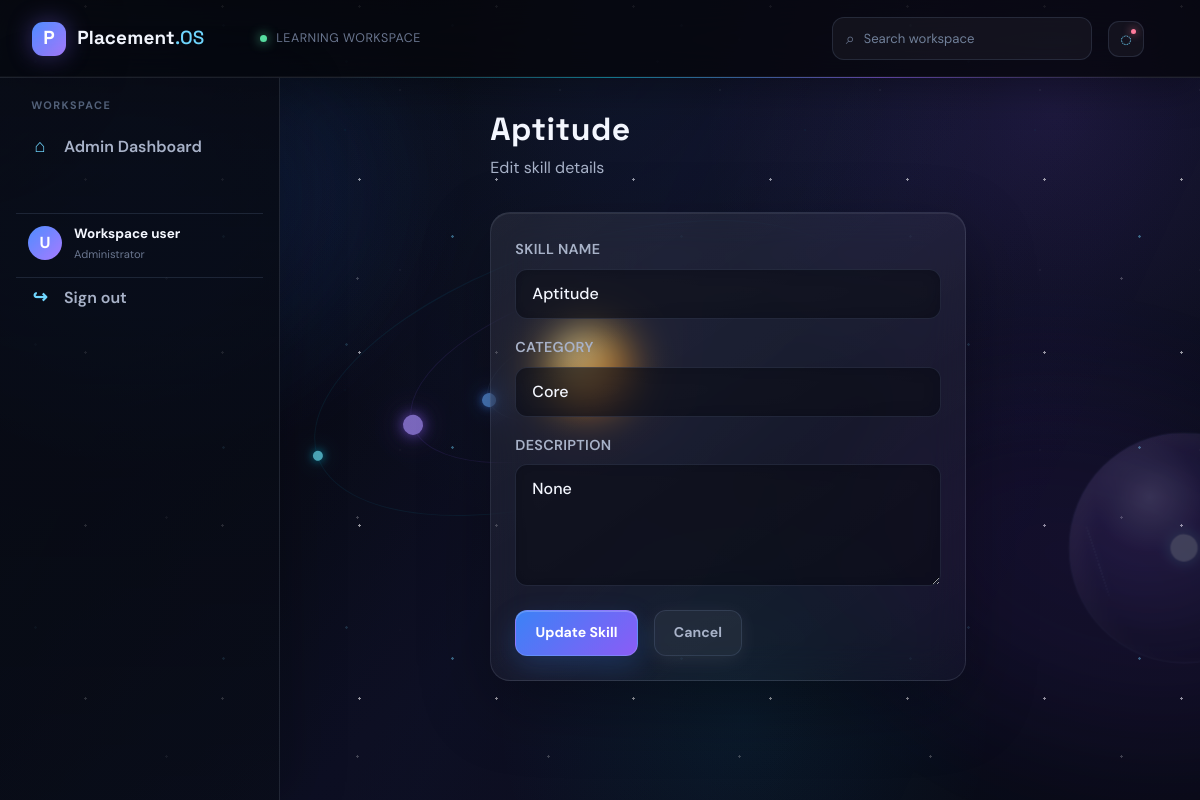
/admin/skill/edit/1 (signed in), run on the app's committed database.
### placement_training/models.py (models this page shows)
class Skill(db.Model):
    __tablename__ = 'skills'
    id = db.Column(db.Integer, primary_key=True)
    name = db.Column(db.String(120), unique=True, nullable=False)
    category = db.Column(db.String(80), default='Core')
    description = db.Column(db.Text)
    created_at = db.Column(db.DateTime, default=datetime.utcnow)
    company_skills = db.relationship('CompanySkill', back_populates='skill', cascade='all, delete-orphan')
    learning_plans = db.relationship('LearningPlan', back_populates='skill', cascade='all, delete-orphan')
    tasks = db.relationship('Task', back_populates='skill', cascade='all, delete-orphan')
    student_skills = db.relationship('StudentSkill', back_populates='skill', cascade='all, delete-orphan')

### placement_training/routes/admin_routes.py (the view, shortened to what this page needs)
@admin_bp.route('/admin/skill/edit/<int:skill_id>', methods=['GET', 'POST'])
@admin_required
def edit_skill(skill_id):
    skill = Skill.query.get_or_404(skill_id)
    return render_template('admin_skill_form.html', skill=skill)

### placement_training/routes/admin_routes.py (called while the page is built)
def admin_required(func):
    from functools import wraps
    from flask_login import current_user
    @wraps(func)
    @login_required
    def decorated(*args, **kwargs):
        if not hasattr(current_user, 'username'):
            flash('Admin access required.', 'danger')
            return redirect(url_for('auth.admin_login'))
        return func(*args, **kwargs)
    return decorated

### placement_training/routes/auth_routes.py (called while the page is built)
@login_manager.user_loader
def load_user(user_id):
    if user_id is None:
        return None
    if str(user_id).startswith('admin:'):
        return Admin.query.filter_by(id=str(user_id).split(':', 1)[1]).first()
    user = Student.query.filter_by(id=user_id).first()
    if user:
        return user
    return Admin.query.filter_by(id=user_id).first()

### placement_training/templates/admin_skill_form.html (shortened to what this page needs)
{% extends 'base.html' %}
{% block content %}
<div class="row justify-content-center">
    <div class="col-lg-7">
        <h2 style="font-weight: 800; letter-spacing: 0.5px; color: var(--text-primary); margin-bottom: 0.5rem;">{{ skill.name if skill else 'Create New Skill' }}</h2>
        <p style="color: var(--text-secondary); margin-bottom: 2rem;">{{ 'Edit skill details' if skill else 'Add a new technical skill' }}</p>
        <div class="card border-0 p-4">
            <form method="post">
                <div class="mb-3">
                    <label class="form-label">Skill Name</label>
                    <input name="name" class="form-control" placeholder="e.g., Python, JavaScript, React" value="{{ skill.name if skill else '' }}" required>
                </div>
                <div class="mb-3">
                    <label class="form-label">Category</label>
                    <input name="category" class="form-control" placeholder="e.g., Programming, Web Development, Database" value="{{ skill.category if skill else '' }}">
                </div>
                <div class="mb-4">
                    <label class="form-label">Description</label>
                    <textarea name="description" class="form-control" placeholder="Skill overview and learning resources" rows="4">{{ skill.description if skill else '' }}</textarea>
                </div>
                <div style="display: flex; gap: 1rem;">
                    <button type="submit" class="btn btn-primary px-4">{{ 'Update' if skill else 'Create' }} Skill</button>
                    <a href="{{ url_for('admin.skills') }}" class="btn btn-secondary px-4">Cancel</a>
                </div>
            </form>
        </div>
    </div>
</div>
{% endblock %}

### data on the page
Skill: name "Aptitude", category "Core", description "None"

### other printed values
{{ (current_user.name[0] if current_user.name else 'U')|upper }} "U"
{{ current_user.name or 'Workspace user' }} "Workspace user"
{{ 'Edit skill details' if skill else 'Add a new technical skill' }} "Edit skill details"
{{ 'Update' if skill else 'Create' }} "Update"
